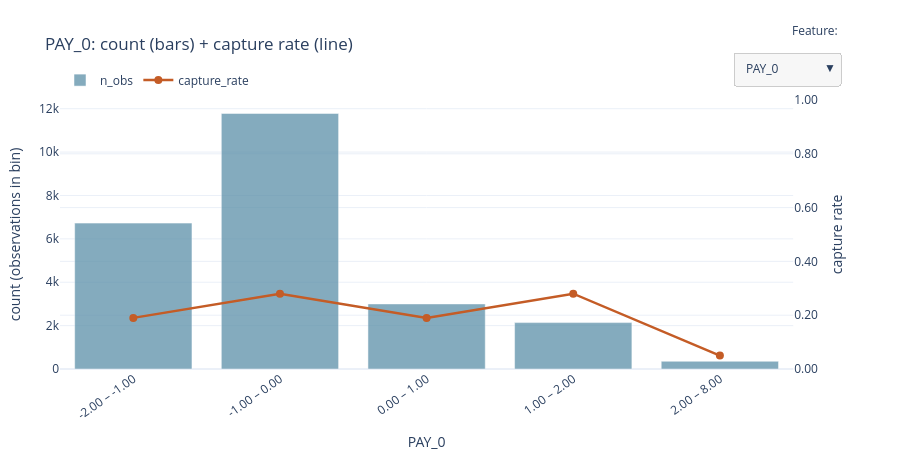

Here is the notebook cell this chart was saved with:
### Markdown cell above
## 3) Rank & plot

Use the **Feature** dropdown on the Plotly chart to switch independent variables.

**Dataset:** UCI Taiwan credit **default** (`LIMIT_BAL`, `AGE`, `PAY_*`, `BILL_AMT_*`, …) — see `docs/dataset_features.md` and `feature_glossary(...)`.

Also read before modelling:
- `docs/bayesian_optimization_optuna.md` (layman session script)
- `docs/xgboost_guide.md`
- `notebooks/02_optuna_bayesian.ipynb` (Optuna step by step)

### Code cell
ranks = rank_and_plot(x_train, y_train, save=True)
display(ranks.ranking.head(10))
print("Columns in X (from the dataset):", list(x_train.columns))

# Rank & plot only: dropdown over features — bars = n_obs, line = capture rate
ranks.figures["capture_dropdown"].show()

### Figure 1 — Plotly figure (JSON) as saved in the notebook; plotly's stock layout.template omitted (floating-point values rounded to 4 significant figures)
{"data": [{"hovertemplate": "bin=%{x}<br>n_obs=%{y}<extra></extra>", "legendgroup": "n_obs", "marker": {"color": "#5B8FA8"}, "name": "n_obs", "opacity": 0.75, "showlegend": true, "type": "bar", "visible": true, "x": ["-2.00 – -1.00", "-1.00 – 0.00", "0.00 – 1.00", "1.00 – 2.00", "2.00 – 8.00"], "xaxis": "x", "y": [6725, 11781, 3000, 2138, 356], "yaxis": "y"}, {"hovertemplate": "bin=%{x}<br>capture_rate=%{y:.2f}<extra></extra>", "legendgroup": "capture_rate", "line": {"color": "#C45C26", "width": 2.5}, "marker": {"size": 8}, "mode": "lines+markers", "name": "capture_rate", "showlegend": true, "type": "scatter", "visible": true, "x": ["-2.00 – -1.00", "-1.00 – 0.00", "0.00 – 1.00", "1.00 – 2.00", "2.00 – 8.00"], "xaxis": "x", "y": [0.19, 0.28, 0.19, 0.28, 0.05], "yaxis": "y2"}, {"hovertemplate": "bin=%{x}<br>n_obs=%{y}<extra></extra>", "legendgroup": "n_obs", "marker": {"color": "#5B8FA8"}, "name": "n_obs", "opacity": 0.75, "showlegend": false, "type": "bar", "visible": false, "x": ["-2.00 – -1.00", "-1.00 – 0.00", "0.00 – 2.00", "2.00 – 8.00"], "xaxis": "x", "y": [7875, 12573, 3170, 382], "yaxis": "y"}, {"hovertemplate": "bin=%{x}<br>capture_rate=%{y:.2f}<extra></extra>", "legendgroup": "capture_rate", "line": {"color": "#C45C26", "width": 2.5}, "marker": {"size": 8}, "mode": "lines+markers", "name": "capture_rate", "showlegend": false, "type": "scatter", "visible": false, "x": ["-2.00 – -1.00", "-1.00 – 0.00", "0.00 – 2.00", "2.00 – 8.00"], "xaxis": "x", "y": [0.25, 0.38, 0.33, 0.04], "yaxis": "y2"}, {"hovertemplate": "bin=%{x}<br>n_obs=%{y}<extra></extra>", "legendgroup": "n_obs", "marker": {"color": "#5B8FA8"}, "name": "n_obs", "opacity": 0.75, "showlegend": false, "type": "bar", "visible": false, "x": ["-2.00 – -1.00", "-1.00 – 0.00", "0.00 – 2.00", "2.00 – 8.00"], "xaxis": "x", "y": [8003, 12636, 3052, 309], "yaxis": "y"}, {"hovertemplate": "bin=%{x}<br>capture_rate=%{y:.2f}<extra></extra>", "legendgroup": "capture_rate", "line": {"color": "#C45C26", "width": 2.5}, "marker": {"size": 8}, "mode": "lines+markers", "name": "capture_rate", "showlegend": false, "type": "scatter", "visible": false, "x": ["-2.00 – -1.00", "-1.00 – 0.00", "0.00 – 2.00", "2.00 – 8.00"], "xaxis": "x", "y": [0.25, 0.42, 0.3, 0.03], "yaxis": "y2"}, {"hovertemplate": "bin=%{x}<br>n_obs=%{y}<extra></extra>", "legendgroup": "n_obs", "marker": {"color": "#5B8FA8"}, "name": "n_obs", "opacity": 0.75, "showlegend": false, "type": "bar", "visible": false, "x": ["10000.00 – 30000.00", "30000.00 – 50000.00", "50000.00 – 70000.00", "70000.00 – 100000.00", "100000.00 – 140000.00", "140000.00 – 180000.00", "180000.00 – 210000.00", "210000.00 – 270000.00", "270000.00 – 360000.00", "360000.00 – 1000000.00"], "xaxis": "x", "y": [3256, 2890, 1231, 2588, 2248, 2674, 2028, 2352, 2774, 1959], "yaxis": "y"}, {"hovertemplate": "bin=%{x}<br>capture_rate=%{y:.2f}<extra></extra>", "legendgroup": "capture_rate", "line": {"color": "#C45C26", "width": 2.5}, "marker": {"size": 8}, "mode": "lines+markers", "name": "capture_rate", "showlegend": false, "type": "scatter", "visible": false, "x": ["10000.00 – 30000.00", "30000.00 – 50000.00", "50000.00 – 70000.00", "70000.00 – 100000.00", "100000.00 – 140000.00", "140000.00 – 180000.00", "180000.00 – 210000.00", "210000.00 – 270000.00", "270000.00 – 360000.00", "360000.00 – 1000000.00"], "xaxis": "x", "y": [0.22, 0.15, 0.07, 0.12, 0.1, 0.09, 0.07, 0.07, 0.07, 0.04], "yaxis": "y2"}, {"hovertemplate": "bin=%{x}<br>n_obs=%{y}<extra></extra>", "legendgroup": "n_obs", "marker": {"color": "#5B8FA8"}, "name": "n_obs", "opacity": 0.75, "showlegend": false, "type": "bar", "visible": false, "x": ["-2.00 – -1.00", "-1.00 – 0.00", "0.00 – 2.00", "2.00 – 8.00"], "xaxis": "x", "y": [8008, 13180, 2544, 268], "yaxis": "y"}, {"hovertemplate": "bin=%{x}<br>capture_rate=%{y:.2f}<extra></extra>", "legendgroup": "capture_rate", "line": {"color": "#C45C26", "width": 2.5}, "marker": {"size": 8}, "mode": "lines+markers", "name": "capture_rate", "showlegend": false, "type": "scatter", "visible": false, "x": ["-2.00 – -1.00", "-1.00 – 0.00", "0.00 – 2.00", "2.00 – 8.00"], "xaxis": "x", "y": [0.26, 0.46, 0.25, 0.03], "yaxis": "y2"}, {"hovertemplate": "bin=%{x}<br>n_obs=%{y}<extra></extra>", "legendgroup": "n_obs", "marker": {"color": "#5B8FA8"}, "name": "n_obs", "opacity": 0.75, "showlegend": false, "type": "bar", "visible": false, "x": ["-0.00 – 326.00", "326.00 – 1268.00", "1268.00 – 1724.00", "1724.00 – 2100.50", "2100.50 – 3000.00", "3000.00 – 4348.30", "4348.30 – 6220.40", "6220.40 – 10222.60", "10222.60 – 873552.00"], "xaxis": "x", "y": [4840, 2361, 2403, 2396, 2468, 2332, 2400, 2400, 2400], "yaxis": "y"}, {"hovertemplate": "bin=%{x}<br>capture_rate=%{y:.2f}<extra></extra>", "legendgroup": "capture_rate", "line": {"color": "#C45C26", "width": 2.5}, "marker": {"size": 8}, "mode": "lines+markers", "name": "capture_rate", "showlegend": false, "type": "scatter", "visible": false, "x": ["-0.00 – 326.00", "326.00 – 1268.00", "1268.00 – 1724.00", "1724.00 – 2100.50", "2100.50 – 3000.00", "3000.00 – 4348.30", "4348.30 – 6220.40", "6220.40 – 10222.60", "10222.60 – 873552.00"], "xaxis": "x", "y": [0.31, 0.1, 0.1, 0.1, 0.11, 0.09, 0.07, 0.06, 0.06], "yaxis": "y2"}, {"hovertemplate": "bin=%{x}<br>n_obs=%{y}<extra></extra>", "legendgroup": "n_obs", "marker": {"color": "#5B8FA8"}, "name": "n_obs", "opacity": 0.75, "showlegend": false, "type": "bar", "visible": false, "x": ["-0.00 – 274.80", "274.80 – 1169.00", "1169.00 – 1600.00", "1600.00 – 2014.00", "2014.00 – 3000.00", "3000.00 – 4100.00", "4100.00 – 6000.00", "6000.00 – 10411.30", "10411.30 – 1215471.00"], "xaxis": "x", "y": [4800, 2402, 2458, 2344, 2810, 2013, 2397, 2376, 2400], "yaxis": "y"}, {"hovertemplate": "bin=%{x}<br>capture_rate=%{y:.2f}<extra></extra>", "legendgroup": "capture_rate", "line": {"color": "#C45C26", "width": 2.5}, "marker": {"size": 8}, "mode": "lines+markers", "name": "capture_rate", "showlegend": false, "type": "scatter", "visible": false, "x": ["-0.00 – 274.80", "274.80 – 1169.00", "1169.00 – 1600.00", "1600.00 – 2014.00", "2014.00 – 3000.00", "3000.00 – 4100.00", "4100.00 – 6000.00", "6000.00 – 10411.30", "10411.30 – 1215471.00"], "xaxis": "x", "y": [0.29, 0.1, 0.12, 0.1, 0.11, 0.08, 0.08, 0.07, 0.05], "yaxis": "y2"}, {"hovertemplate": "bin=%{x}<br>n_obs=%{y}<extra></extra>", "legendgroup": "n_obs", "marker": {"color": "#5B8FA8"}, "name": "n_obs", "opacity": 0.75, "showlegend": false, "type": "bar", "visible": false, "x": ["-2.00 – -1.00", "-1.00 – 0.00", "0.00 – 8.00"], "xaxis": "x", "y": [8076, 13560, 2364], "yaxis": "y"}, {"hovertemplate": "bin=%{x}<br>capture_rate=%{y:.2f}<extra></extra>", "legendgroup": "capture_rate", "line": {"color": "#C45C26", "width": 2.5}, "marker": {"size": 8}, "mode": "lines+markers", "name": "capture_rate", "showlegend": false, "type": "scatter", "visible": false, "x": ["-2.00 – -1.00", "-1.00 – 0.00", "0.00 – 8.00"], "xaxis": "x", "y": [0.27, 0.48, 0.25], "yaxis": "y2"}, {"hovertemplate": "bin=%{x}<br>n_obs=%{y}<extra></extra>", "legendgroup": "n_obs", "marker": {"color": "#5B8FA8"}, "name": "n_obs", "opacity": 0.75, "showlegend": false, "type": "bar", "visible": false, "x": ["-0.00 – 2.00", "2.00 – 780.00", "780.00 – 1206.60", "1206.60 – 1805.50", "1805.50 – 2500.00", "2500.00 – 3600.00", "3600.00 – 5330.60", "5330.60 – 10000.00", "10000.00 – 896040.00"], "xaxis": "x", "y": [4809, 2450, 2341, 2400, 2551, 2276, 2373, 2475, 2325], "yaxis": "y"}, {"hovertemplate": "bin=%{x}<br>capture_rate=%{y:.2f}<extra></extra>", "legendgroup": "capture_rate", "line": {"color": "#C45C26", "width": 2.5}, "marker": {"size": 8}, "mode": "lines+markers", "name": "capture_rate", "showlegend": false, "type": "scatter", "visible": false, "x": ["-0.00 – 2.00", "2.00 – 780.00", "780.00 – 1206.60", "1206.60 – 1805.50", "1805.50 – 2500.00", "2500.00 – 3600.00", "3600.00 – 5330.60", "5330.60 – 10000.00", "10000.00 – 896040.00"], "xaxis": "x", "y": [0.29, 0.11, 0.1, 0.11, 0.1, 0.09, 0.08, 0.08, 0.05], "yaxis": "y2"}, {"hovertemplate": "bin=%{x}<br>n_obs=%{y}<extra></extra>", "legendgroup": "n_obs", "marker": {"color": "#5B8FA8"}, "name": "n_obs", "opacity": 0.75, "showlegend": false, "type": "bar", "visible": false, "x": ["-2.00 – -1.00", "-1.00 – 0.00", "0.00 – 2.00", "2.00 – 8.00"], "xaxis": "x", "y": [8518, 13008, 2230, 244], "yaxis": "y"}, {"hovertemplate": "bin=%{x}<br>capture_rate=%{y:.2f}<extra></extra>", "legendgroup": "capture_rate", "line": {"color": "#C45C26", "width": 2.5}, "marker": {"size": 8}, "mode": "lines+markers", "name": "capture_rate", "showlegend": false, "type": "scatter", "visible": false, "x": ["-2.00 – -1.00", "-1.00 – 0.00", "0.00 – 2.00", "2.00 – 8.00"], "xaxis": "x", "y": [0.29, 0.46, 0.21, 0.03], "yaxis": "y2"}, {"hovertemplate": "bin=%{x}<br>n_obs=%{y}<extra></extra>", "legendgroup": "n_obs", "marker": {"color": "#5B8FA8"}, "name": "n_obs", "opacity": 0.75, "showlegend": false, "type": "bar", "visible": false, "x": ["-0.00 – 500.00", "500.00 – 1000.00", "1000.00 – 1500.00", "1500.00 – 2127.00", "2127.00 – 3200.00", "3200.00 – 5000.00", "5000.00 – 9664.10", "9664.10 – 621000.00"], "xaxis": "x", "y": [7235, 3010, 1848, 2308, 2414, 2527, 2258, 2400], "yaxis": "y"}, {"hovertemplate": "bin=%{x}<br>capture_rate=%{y:.2f}<extra></extra>", "legendgroup": "capture_rate", "line": {"color": "#C45C26", "width": 2.5}, "marker": {"size": 8}, "mode": "lines+markers", "name": "capture_rate", "showlegend": false, "type": "scatter", "visible": false, "x": ["-0.00 – 500.00", "500.00 – 1000.00", "1000.00 – 1500.00", "1500.00 – 2127.00", "2127.00 – 3200.00", "3200.00 – 5000.00", "5000.00 – 9664.10", "9664.10 – 621000.00"], "xaxis": "x", "y": [0.38, 0.14, 0.08, 0.09, 0.09, 0.08, 0.07, 0.06], "yaxis": "y2"}, {"hovertemplate": "bin=%{x}<br>n_obs=%{y}<extra></extra>", "legendgroup": "n_obs", "marker": {"color": "#5B8FA8"}, "name": "n_obs", "opacity": 0.75, "showlegend": false, "type": "bar", "visible": false, "x": ["-0.00 – 416.70", "416.70 – 1000.00", "1000.00 – 1500.00", "1500.00 – 2100.00", "2100.00 – 3172.70", "3172.70 – 5000.00", "5000.00 – 9507.20", "9507.20 – 528666.00"], "xaxis": "x", "y": [7200, 3251, 1775, 2231, 2343, 2649, 2151, 2400], "yaxis": "y"}, {"hovertemplate": "bin=%{x}<br>capture_rate=%{y:.2f}<extra></extra>", "legendgroup": "capture_rate", "line": {"color": "#C45C26", "width": 2.5}, "marker": {"size": 8}, "mode": "lines+markers", "name": "capture_rate", "showlegend": false, "type": "scatter", "visible": false, "x": ["-0.00 – 416.70", "416.70 – 1000.00", "1000.00 – 1500.00", "1500.00 – 2100.00", "2100.00 – 3172.70", "3172.70 – 5000.00", "5000.00 – 9507.20", "9507.20 – 528666.00"], "xaxis": "x", "y": [0.38, 0.15, 0.08, 0.09, 0.09, 0.09, 0.07, 0.06], "yaxis": "y2"}, {"hovertemplate": "bin=%{x}<br>n_obs=%{y}<extra></extra>", "legendgroup": "n_obs", "marker": {"color": "#5B8FA8"}, "name": "n_obs", "opacity": 0.75, "showlegend": false, "type": "bar", "visible": false, "x": ["-0.00 – 500.00", "500.00 – 1000.00", "1000.00 – 1500.00", "1500.00 – 2155.40", "2155.40 – 3202.30", "3202.30 – 5000.00", "5000.00 – 9475.10", "9475.10 – 426529.00"], "xaxis": "x", "y": [7278, 2877, 1863, 2382, 2400, 2528, 2272, 2400], "yaxis": "y"}, {"hovertemplate": "bin=%{x}<br>capture_rate=%{y:.2f}<extra></extra>", "legendgroup": "capture_rate", "line": {"color": "#C45C26", "width": 2.5}, "marker": {"size": 8}, "mode": "lines+markers", "name": "capture_rate", "showlegend": false, "type": "scatter", "visible": false, "x": ["-0.00 – 500.00", "500.00 – 1000.00", "1000.00 – 1500.00", "1500.00 – 2155.40", "2155.40 – 3202.30", "3202.30 – 5000.00", "5000.00 – 9475.10", "9475.10 – 426529.00"], "xaxis": "x", "y": [0.38, 0.13, 0.08, 0.1, 0.09, 0.08, 0.08, 0.06], "yaxis": "y2"}, {"hovertemplate": "bin=%{x}<br>n_obs=%{y}<extra></extra>", "legendgroup": "n_obs", "marker": {"color": "#5B8FA8"}, "name": "n_obs", "opacity": 0.75, "showlegend": false, "type": "bar", "visible": false, "x": ["-0.00 – 1.00", "1.00 – 2.00", "2.00 – 3.00", "3.00 – 6.00"], "xaxis": "x", "y": [8467, 11256, 3903, 374], "yaxis": "y"}, {"hovertemplate": "bin=%{x}<br>capture_rate=%{y:.2f}<extra></extra>", "legendgroup": "capture_rate", "line": {"color": "#C45C26", "width": 2.5}, "marker": {"size": 8}, "mode": "lines+markers", "name": "capture_rate", "showlegend": false, "type": "scatter", "visible": false, "x": ["-0.00 – 1.00", "1.00 – 2.00", "2.00 – 3.00", "3.00 – 6.00"], "xaxis": "x", "y": [0.31, 0.5, 0.18, 0.01], "yaxis": "y2"}, {"hovertemplate": "bin=%{x}<br>n_obs=%{y}<extra></extra>", "legendgroup": "n_obs", "marker": {"color": "#5B8FA8"}, "name": "n_obs", "opacity": 0.75, "showlegend": false, "type": "bar", "visible": false, "x": ["1.00 – 2.00"], "xaxis": "x", "y": [24000], "yaxis": "y"}, {"hovertemplate": "bin=%{x}<br>capture_rate=%{y:.2f}<extra></extra>", "legendgroup": "capture_rate", "line": {"color": "#C45C26", "width": 2.5}, "marker": {"size": 8}, "mode": "lines+markers", "name": "capture_rate", "showlegend": false, "type": "scatter", "visible": false, "x": ["1.00 – 2.00"], "xaxis": "x", "y": [1.0], "yaxis": "y2"}, {"hovertemplate": "bin=%{x}<br>n_obs=%{y}<extra></extra>", "legendgroup": "n_obs", "marker": {"color": "#5B8FA8"}, "name": "n_obs", "opacity": 0.75, "showlegend": false, "type": "bar", "visible": false, "x": ["-165580.00 – 268.00", "268.00 – 1875.80", "1875.80 – 6053.90", "6053.90 – 13487.20", "13487.20 – 22330.00", "22330.00 – 36954.80", "36954.80 – 51984.10", "51984.10 – 83722.60", "83722.60 – 141532.20", "141532.20 – 964511.00"], "xaxis": "x", "y": [2401, 2399, 2400, 2400, 2400, 2400, 2400, 2400, 2400, 2400], "yaxis": "y"}, {"hovertemplate": "bin=%{x}<br>capture_rate=%{y:.2f}<extra></extra>", "legendgroup": "capture_rate", "line": {"color": "#C45C26", "width": 2.5}, "marker": {"size": 8}, "mode": "lines+markers", "name": "capture_rate", "showlegend": false, "type": "scatter", "visible": false, "x": ["-165580.00 – 268.00", "268.00 – 1875.80", "1875.80 – 6053.90", "6053.90 – 13487.20", "13487.20 – 22330.00", "22330.00 – 36954.80", "36954.80 – 51984.10", "51984.10 – 83722.60", "83722.60 – 141532.20", "141532.20 – 964511.00"], "xaxis": "x", "y": [0.11, 0.1, 0.09, 0.1, 0.12, 0.11, 0.1, 0.1, 0.09, 0.09], "yaxis": "y2"}, {"hovertemplate": "bin=%{x}<br>n_obs=%{y}<extra></extra>", "legendgroup": "n_obs", "marker": {"color": "#5B8FA8"}, "name": "n_obs", "opacity": 0.75, "showlegend": false, "type": "bar", "visible": false, "x": ["-0.00 – 1.00", "1.00 – 2.00", "2.00 – 3.00"], "xaxis": "x", "y": [10939, 12806, 255], "yaxis": "y"}, {"hovertemplate": "bin=%{x}<br>capture_rate=%{y:.2f}<extra></extra>", "legendgroup": "capture_rate", "line": {"color": "#C45C26", "width": 2.5}, "marker": {"size": 8}, "mode": "lines+markers", "name": "capture_rate", "showlegend": false, "type": "scatter", "visible": false, "x": ["-0.00 – 1.00", "1.00 – 2.00", "2.00 – 3.00"], "xaxis": "x", "y": [0.48, 0.51, 0.01], "yaxis": "y2"}, {"hovertemplate": "bin=%{x}<br>n_obs=%{y}<extra></extra>", "legendgroup": "n_obs", "marker": {"color": "#5B8FA8"}, "name": "n_obs", "opacity": 0.75, "showlegend": false, "type": "bar", "visible": false, "x": ["-69777.00 – 0.00", "0.00 – 1476.00", "1476.00 – 5527.50", "5527.50 – 12810.60", "12810.60 – 21107.00", "21107.00 – 34675.20", "34675.20 – 50586.60", "50586.60 – 80324.60", "80324.60 – 136618.00", "136618.00 – 983931.00"], "xaxis": "x", "y": [2508, 2293, 2399, 2400, 2400, 2400, 2400, 2400, 2400, 2400], "yaxis": "y"}, {"hovertemplate": "bin=%{x}<br>capture_rate=%{y:.2f}<extra></extra>", "legendgroup": "capture_rate", "line": {"color": "#C45C26", "width": 2.5}, "marker": {"size": 8}, "mode": "lines+markers", "name": "capture_rate", "showlegend": false, "type": "scatter", "visible": false, "x": ["-69777.00 – 0.00", "0.00 – 1476.00", "1476.00 – 5527.50", "5527.50 – 12810.60", "12810.60 – 21107.00", "21107.00 – 34675.20", "34675.20 – 50586.60", "50586.60 – 80324.60", "80324.60 – 136618.00", "136618.00 – 983931.00"], "xaxis": "x", "y": [0.11, 0.09, 0.09, 0.1, 0.12, 0.11, 0.1, 0.1, 0.09, 0.09], "yaxis": "y2"}, {"hovertemplate": "bin=%{x}<br>n_obs=%{y}<extra></extra>", "legendgroup": "n_obs", "marker": {"color": "#5B8FA8"}, "name": "n_obs", "opacity": 0.75, "showlegend": false, "type": "bar", "visible": false, "x": ["-61506.00 – 0.00", "0.00 – 1187.80", "1187.80 – 5190.50", "5190.50 – 12272.60", "12272.60 – 20031.00", "20031.00 – 31274.60", "31274.60 – 49201.50", "49201.50 – 76748.60", "76748.60 – 132135.90", "132135.90 – 855086.00"], "xaxis": "x", "y": [2823, 1977, 2400, 2400, 2400, 2400, 2400, 2400, 2400, 2400], "yaxis": "y"}, {"hovertemplate": "bin=%{x}<br>capture_rate=%{y:.2f}<extra></extra>", "legendgroup": "capture_rate", "line": {"color": "#C45C26", "width": 2.5}, "marker": {"size": 8}, "mode": "lines+markers", "name": "capture_rate", "showlegend": false, "type": "scatter", "visible": false, "x": ["-61506.00 – 0.00", "0.00 – 1187.80", "1187.80 – 5190.50", "5190.50 – 12272.60", "12272.60 – 20031.00", "20031.00 – 31274.60", "31274.60 – 49201.50", "49201.50 – 76748.60", "76748.60 – 132135.90", "132135.90 – 855086.00"], "xaxis": "x", "y": [0.12, 0.08, 0.09, 0.09, 0.12, 0.11, 0.11, 0.1, 0.09, 0.09], "yaxis": "y2"}, {"hovertemplate": "bin=%{x}<br>n_obs=%{y}<extra></extra>", "legendgroup": "n_obs", "marker": {"color": "#5B8FA8"}, "name": "n_obs", "opacity": 0.75, "showlegend": false, "type": "bar", "visible": false, "x": ["-81334.00 – 0.00", "0.00 – 991.00", "991.00 – 4651.40", "4651.40 – 11285.00", "11285.00 – 19004.50", "19004.50 – 28507.80", "28507.80 – 45402.00", "45402.00 – 70448.20", "70448.20 – 122821.10", "122821.10 – 891586.00"], "xaxis": "x", "y": [3085, 1717, 2398, 2401, 2399, 2400, 2401, 2399, 2400, 2400], "yaxis": "y"}, {"hovertemplate": "bin=%{x}<br>capture_rate=%{y:.2f}<extra></extra>", "legendgroup": "capture_rate", "line": {"color": "#C45C26", "width": 2.5}, "marker": {"size": 8}, "mode": "lines+markers", "name": "capture_rate", "showlegend": false, "type": "scatter", "visible": false, "x": ["-81334.00 – 0.00", "0.00 – 991.00", "991.00 – 4651.40", "4651.40 – 11285.00", "11285.00 – 19004.50", "19004.50 – 28507.80", "28507.80 – 45402.00", "45402.00 – 70448.20", "70448.20 – 122821.10", "122821.10 – 891586.00"], "xaxis": "x", "y": [0.13, 0.07, 0.09, 0.09, 0.11, 0.11, 0.11, 0.1, 0.09, 0.09], "yaxis": "y2"}, {"hovertemplate": "bin=%{x}<br>n_obs=%{y}<extra></extra>", "legendgroup": "n_obs", "marker": {"color": "#5B8FA8"}, "name": "n_obs", "opacity": 0.75, "showlegend": false, "type": "bar", "visible": false, "x": ["-81334.00 – 0.00", "0.00 – 750.00", "750.00 – 3607.10", "3607.10 – 9812.20", "9812.20 – 18102.50", "18102.50 – 26549.20", "26549.20 – 40739.90", "40739.90 – 65555.60", "65555.60 – 115808.50", "115808.50 – 927171.00"], "xaxis": "x", "y": [3352, 1453, 2395, 2400, 2400, 2400, 2400, 2400, 2400, 2400], "yaxis": "y"}, {"hovertemplate": "bin=%{x}<br>capture_rate=%{y:.2f}<extra></extra>", "legendgroup": "capture_rate", "line": {"color": "#C45C26", "width": 2.5}, "marker": {"size": 8}, "mode": "lines+markers", "name": "capture_rate", "showlegend": false, "type": "scatter", "visible": false, "x": ["-81334.00 – 0.00", "0.00 – 750.00", "750.00 – 3607.10", "3607.10 – 9812.20", "9812.20 – 18102.50", "18102.50 – 26549.20", "26549.20 – 40739.90", "40739.90 – 65555.60", "65555.60 – 115808.50", "115808.50 – 927171.00"], "xaxis": "x", "y": [0.15, 0.06, 0.09, 0.09, 0.11, 0.12, 0.11, 0.1, 0.09, 0.09], "yaxis": "y2"}, {"hovertemplate": "bin=%{x}<br>n_obs=%{y}<extra></extra>", "legendgroup": "n_obs", "marker": {"color": "#5B8FA8"}, "name": "n_obs", "opacity": 0.75, "showlegend": false, "type": "bar", "visible": false, "x": ["21.00 – 25.00", "25.00 – 27.00", "27.00 – 29.00", "29.00 – 31.00", "31.00 – 34.00", "34.00 – 36.00", "36.00 – 40.00", "40.00 – 43.00", "43.00 – 49.00", "49.00 – 75.00"], "xaxis": "x", "y": [3104, 2193, 2409, 2121, 2810, 1800, 3003, 1813, 2616, 2131], "yaxis": "y"}, {"hovertemplate": "bin=%{x}<br>capture_rate=%{y:.2f}<extra></extra>", "legendgroup": "capture_rate", "line": {"color": "#C45C26", "width": 2.5}, "marker": {"size": 8}, "mode": "lines+markers", "name": "capture_rate", "showlegend": false, "type": "scatter", "visible": false, "x": ["21.00 – 25.00", "25.00 – 27.00", "27.00 – 29.00", "29.00 – 31.00", "31.00 – 34.00", "34.00 – 36.00", "36.00 – 40.00", "40.00 – 43.00", "43.00 – 49.00", "49.00 – 75.00"], "xaxis": "x", "y": [0.16, 0.08, 0.09, 0.08, 0.1, 0.07, 0.12, 0.08, 0.12, 0.1], "yaxis": "y2"}, {"hovertemplate": "bin=%{x}<br>n_obs=%{y}<extra></extra>", "legendgroup": "n_obs", "marker": {"color": "#5B8FA8"}, "name": "n_obs", "opacity": 0.75, "showlegend": false, "type": "bar", "visible": false, "x": ["-339603.00 – 0.00", "0.00 – 465.60", "465.60 – 2660.40", "2660.40 – 8724.40", "8724.40 – 16993.00", "16993.00 – 25351.20", "25351.20 – 38931.30", "38931.30 – 62666.80", "62666.80 – 111983.20", "111983.20 – 961664.00"], "xaxis": "x", "y": [3779, 1021, 2400, 2400, 2400, 2400, 2400, 2400, 2400, 2400], "yaxis": "y"}, {"hovertemplate": "bin=%{x}<br>capture_rate=%{y:.2f}<extra></extra>", "legendgroup": "capture_rate", "line": {"color": "#C45C26", "width": 2.5}, "marker": {"size": 8}, "mode": "lines+markers", "name": "capture_rate", "showlegend": false, "type": "scatter", "visible": false, "x": ["-339603.00 – 0.00", "0.00 – 465.60", "465.60 – 2660.40", "2660.40 – 8724.40", "8724.40 – 16993.00", "16993.00 – 25351.20", "25351.20 – 38931.30", "38931.30 – 62666.80", "62666.80 – 111983.20", "111983.20 – 961664.00"], "xaxis": "x", "y": [0.16, 0.04, 0.09, 0.08, 0.11, 0.12, 0.12, 0.1, 0.1, 0.09], "yaxis": "y2"}], "layout": {"annotations": [{"font": {"size": 12}, "showarrow": false, "text": "Feature:", "x": 1.0, "xanchor": "right", "xref": "paper", "y": 1.22, "yanchor": "bottom", "yref": "paper"}], "height": 460, "legend": {"orientation": "h", "x": 0, "y": 1.02, "yanchor": "bottom"}, "margin": {"b": 80, "l": 60, "r": 60, "t": 100}, "title": {"text": "PAY_0: count (bars) + capture rate (line)"}, "updatemenus": [{"bgcolor": "#F7F7F7", "bordercolor": "#CCCCCC", "buttons": [{"args": [{"visible": [true, true, false, false, false, false, false, false, false, false, false, false, false, false, false, false, false, false, false, false, false, false, false, false, false, false, false, false, false, false, false, false, false, false, false, false, false, false, false, false, false, false, false, false, false, false]}, {"title": "PAY_0: count (bars) + capture rate (line)", "xaxis": {"tickangle": -35, "title": "PAY_0"}}], "label": "PAY_0", "method": "update"}, {"args": [{"visible": [false, false, true, true, false, false, false, false, false, false, false, false, false, false, false, false, false, false, false, false, false, false, false, false, false, false, false, false, false, false, false, false, false, false, false, false, false, false, false, false, false, false, false, false, false, false]}, {"title": "PAY_2: count (bars) + capture rate (line)", "xaxis": {"tickangle": -35, "title": "PAY_2"}}], "label": "PAY_2", "method": "update"}, {"args": [{"visible": [false, false, false, false, true, true, false, false, false, false, false, false, false, false, false, false, false, false, false, false, false, false, false, false, false, false, false, false, false, false, false, false, false, false, false, false, false, false, false, false, false, false, false, false, false, false]}, {"title": "PAY_3: count (bars) + capture rate (line)", "xaxis": {"tickangle": -35, "title": "PAY_3"}}], "label": "PAY_3", "method": "update"}, {"args": [{"visible": [false, false, false, false, false, false, true, true, false, false, false, false, false, false, false, false, false, false, false, false, false, false, false, false, false, false, false, false, false, false, false, false, false, false, false, false, false, false, false, false, false, false, false, false, false, false]}, {"title": "LIMIT_BAL: count (bars) + capture rate (line)", "xaxis": {"tickangle": -35, "title": "LIMIT_BAL"}}], "label": "LIMIT_BAL", "method": "update"}, {"args": [{"visible": [false, false, false, false, false, false, false, false, true, true, false, false, false, false, false, false, false, false, false, false, false, false, false, false, false, false, false, false, false, false, false, false, false, false, false, false, false, false, false, false, false, false, false, false, false, false]}, {"title": "PAY_4: count (bars) + capture rate (line)", "xaxis": {"tickangle": -35, "title": "PAY_4"}}], "label": "PAY_4", "method": "update"}, {"args": [{"visible": [false, false, false, false, false, false, false, false, false, false, true, true, false, false, false, false, false, false, false, false, false, false, false, false, false, false, false, false, false, false, false, false, false, false, false, false, false, false, false, false, false, false, false, false, false, false]}, {"title": "PAY_AMT1: count (bars) + capture rate (line)", "xaxis": {"tickangle": -35, "title": "PAY_AMT1"}}], "label": "PAY_AMT1", "method": "update"}, {"args": [{"visible": [false, false, false, false, false, false, false, false, false, false, false, false, true, true, false, false, false, false, false, false, false, false, false, false, false, false, false, false, false, false, false, false, false, false, false, false, false, false, false, false, false, false, false, false, false, false]}, {"title": "PAY_AMT2: count (bars) + capture rate (line)", "xaxis": {"tickangle": -35, "title": "PAY_AMT2"}}], "label": "PAY_AMT2", "method": "update"}, {"args": [{"visible": [false, false, false, false, false, false, false, false, false, false, false, false, false, false, true, true, false, false, false, false, false, false, false, false, false, false, false, false, false, false, false, false, false, false, false, false, false, false, false, false, false, false, false, false, false, false]}, {"title": "PAY_5: count (bars) + capture rate (line)", "xaxis": {"tickangle": -35, "title": "PAY_5"}}], "label": "PAY_5", "method": "update"}, {"args": [{"visible": [false, false, false, false, false, false, false, false, false, false, false, false, false, false, false, false, true, true, false, false, false, false, false, false, false, false, false, false, false, false, false, false, false, false, false, false, false, false, false, false, false, false, false, false, false, false]}, {"title": "PAY_AMT3: count (bars) + capture rate (line)", "xaxis": {"tickangle": -35, "title": "PAY_AMT3"}}], "label": "PAY_AMT3", "method": "update"}, {"args": [{"visible": [false, false, false, false, false, false, false, false, false, false, false, false, false, false, false, false, false, false, true, true, false, false, false, false, false, false, false, false, false, false, false, false, false, false, false, false, false, false, false, false, false, false, false, false, false, false]}, {"title": "PAY_6: count (bars) + capture rate (line)", "xaxis": {"tickangle": -35, "title": "PAY_6"}}], "label": "PAY_6", "method": "update"}, {"args": [{"visible": [false, false, false, false, false, false, false, false, false, false, false, false, false, false, false, false, false, false, false, false, true, true, false, false, false, false, false, false, false, false, false, false, false, false, false, false, false, false, false, false, false, false, false, false, false, false]}, {"title": "PAY_AMT4: count (bars) + capture rate (line)", "xaxis": {"tickangle": -35, "title": "PAY_AMT4"}}], "label": "PAY_AMT4", "method": "update"}, {"args": [{"visible": [false, false, false, false, false, false, false, false, false, false, false, false, false, false, false, false, false, false, false, false, false, false, true, true, false, false, false, false, false, false, false, false, false, false, false, false, false, false, false, false, false, false, false, false, false, false]}, {"title": "PAY_AMT6: count (bars) + capture rate (line)", "xaxis": {"tickangle": -35, "title": "PAY_AMT6"}}], "label": "PAY_AMT6", "method": "update"}, {"args": [{"visible": [false, false, false, false, false, false, false, false, false, false, false, false, false, false, false, false, false, false, false, false, false, false, false, false, true, true, false, false, false, false, false, false, false, false, false, false, false, false, false, false, false, false, false, false, false, false]}, {"title": "PAY_AMT5: count (bars) + capture rate (line)", "xaxis": {"tickangle": -35, "title": "PAY_AMT5"}}], "label": "PAY_AMT5", "method": "update"}, {"args": [{"visible": [false, false, false, false, false, false, false, false, false, false, false, false, false, false, false, false, false, false, false, false, false, false, false, false, false, false, true, true, false, false, false, false, false, false, false, false, false, false, false, false, false, false, false, false, false, false]}, {"title": "EDUCATION: count (bars) + capture rate (line)", "xaxis": {"tickangle": -35, "title": "EDUCATION"}}], "label": "EDUCATION", "method": "update"}, {"args": [{"visible": [false, false, false, false, false, false, false, false, false, false, false, false, false, false, false, false, false, false, false, false, false, false, false, false, false, false, false, false, true, true, false, false, false, false, false, false, false, false, false, false, false, false, false, false, false, false]}, {"title": "SEX: count (bars) + capture rate (line)", "xaxis": {"tickangle": -35, "title": "SEX"}}], "label": "SEX", "method": "update"}, {"args": [{"visible": [false, false, false, false, false, false, false, false, false, false, false, false, false, false, false, false, false, false, false, false, false, false, false, false, false, false, false, false, false, false, true, true, false, false, false, false, false, false, false, false, false, false, false, false, false, false]}, {"title": "BILL_AMT1: count (bars) + capture rate (line)", "xaxis": {"tickangle": -35, "title": "BILL_AMT1"}}], "label": "BILL_AMT1", "method": "update"}, {"args": [{"visible": [false, false, false, false, false, false, false, false, false, false, false, false, false, false, false, false, false, false, false, false, false, false, false, false, false, false, false, false, false, false, false, false, true, true, false, false, false, false, false, false, false, false, false, false, false, false]}, {"title": "MARRIAGE: count (bars) + capture rate (line)", "xaxis": {"tickangle": -35, "title": "MARRIAGE"}}], "label": "MARRIAGE", "method": "update"}, {"args": [{"visible": [false, false, false, false, false, false, false, false, false, false, false, false, false, false, false, false, false, false, false, false, false, false, false, false, false, false, false, false, false, false, false, false, false, false, true, true, false, false, false, false, false, false, false, false, false, false]}, {"title": "BILL_AMT2: count (bars) + capture rate (line)", "xaxis": {"tickangle": -35, "title": "BILL_AMT2"}}], "label": "BILL_AMT2", "method": "update"}, {"args": [{"visible": [false, false, false, false, false, false, false, false, false, false, false, false, false, false, false, false, false, false, false, false, false, false, false, false, false, false, false, false, false, false, false, false, false, false, false, false, true, true, false, false, false, false, false, false, false, false]}, {"title": "BILL_AMT3: count (bars) + capture rate (line)", "xaxis": {"tickangle": -35, "title": "BILL_AMT3"}}], "label": "BILL_AMT3", "method": "update"}, {"args": [{"visible": [false, false, false, false, false, false, false, false, false, false, false, false, false, false, false, false, false, false, false, false, false, false, false, false, false, false, false, false, false, false, false, false, false, false, false, false, false, false, true, true, false, false, false, false, false, false]}, {"title": "BILL_AMT4: count (bars) + capture rate (line)", "xaxis": {"tickangle": -35, "title": "BILL_AMT4"}}], "label": "BILL_AMT4", "method": "update"}, {"args": [{"visible": [false, false, false, false, false, false, false, false, false, false, false, false, false, false, false, false, false, false, false, false, false, false, false, false, false, false, false, false, false, false, false, false, false, false, false, false, false, false, false, false, true, true, false, false, false, false]}, {"title": "BILL_AMT5: count (bars) + capture rate (line)", "xaxis": {"tickangle": -35, "title": "BILL_AMT5"}}], "label": "BILL_AMT5", "method": "update"}, {"args": [{"visible": [false, false, false, false, false, false, false, false, false, false, false, false, false, false, false, false, false, false, false, false, false, false, false, false, false, false, false, false, false, false, false, false, false, false, false, false, false, false, false, false, false, false, true, true, false, false]}, {"title": "AGE: count (bars) + capture rate (line)", "xaxis": {"tickangle": -35, "title": "AGE"}}], "label": "AGE", "method": "update"}, {"args": [{"visible": [false, false, false, false, false, false, false, false, false, false, false, false, false, false, false, false, false, false, false, false, false, false, false, false, false, false, false, false, false, false, false, false, false, false, false, false, false, false, false, false, false, false, false, false, true, true]}, {"title": "BILL_AMT6: count (bars) + capture rate (line)", "xaxis": {"tickangle": -35, "title": "BILL_AMT6"}}], "label": "BILL_AMT6", "method": "update"}], "direction": "down", "pad": {"r": 0, "t": 0}, "showactive": true, "x": 1.0, "xanchor": "right", "y": 1.18, "yanchor": "top"}], "xaxis": {"anchor": "y", "domain": [0.0, 0.94], "tickangle": -35, "title": {"text": "PAY_0"}}, "yaxis": {"anchor": "x", "domain": [0.0, 1.0], "title": {"text": "count (observations in bin)"}}, "yaxis2": {"anchor": "x", "overlaying": "y", "range": [0, 1], "side": "right", "tickformat": ".2f", "title": {"text": "capture rate"}}}}
